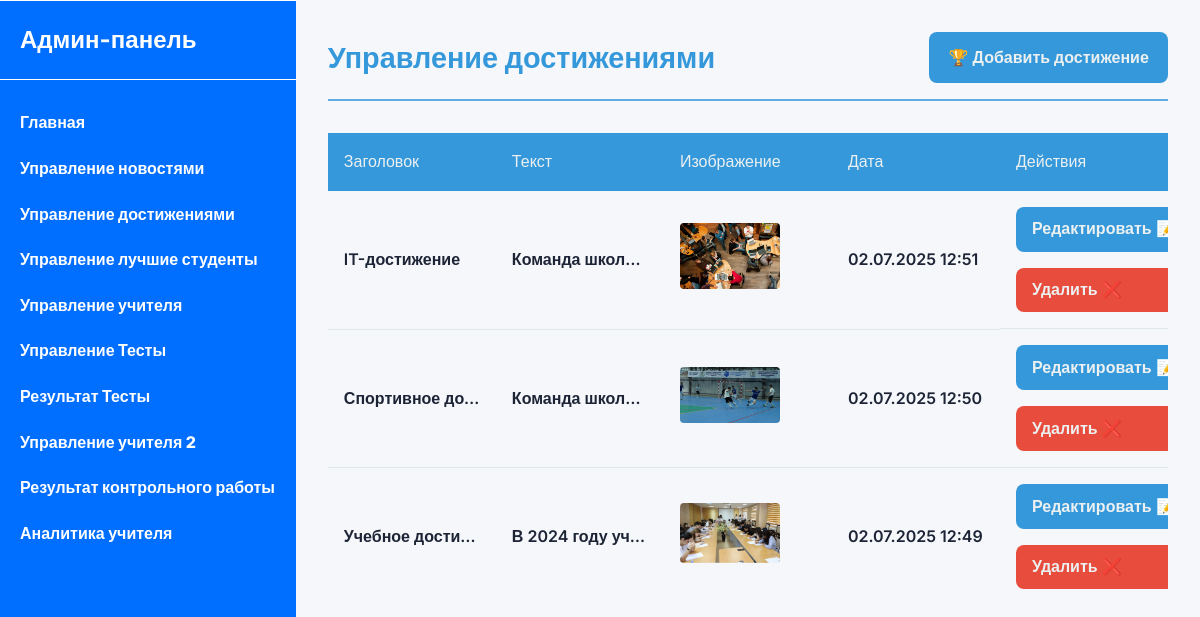
/admin/manage_achievements.php (signed in), run on the app's committed database.
### tables this page shows
CREATE TABLE `achievements` (
  `id` int NOT NULL,
  `title` varchar(255) NOT NULL,
  `description` text NOT NULL,
  `image` varchar(255) DEFAULT NULL,
  `created_at` timestamp NOT NULL DEFAULT CURRENT_TIMESTAMP
);

### admin/manage_achievements.php (the view, shortened to what this page needs)
<?php
require_once "../includes/db.php";
include("../includes/header-admin.php");
include("../includes/sidebar-admin.php");
$stmt = $pdo->query("SELECT * FROM achievements ORDER BY created_at DESC");
$achievements = $stmt->fetchAll();
?>
<section class="dos-admin">
    <div class="admin-head">
        <h2>Управление достижениями</h2>
        <a href="add_achievement.php">&#127942; Добавить достижение</a>
    </div>
    <table class="table">
        <tr>
            <th class="head">Заголовок</th>
            <th class="head">Текст</th>
            <th class="head">Изображение</th>
            <th class="head">Дата</th>
            <th class="head">Действия</th>
        </tr>
        <?php foreach ($achievements as $item): ?>
            <tr>
                <td><?= htmlspecialchars($item['title']) ?></td>
                <td><?= nl2br(htmlspecialchars($item['description'])) ?></td>
                <td>
                    <?php if (!empty($item['image'])): ?>
                        <img src="../public/<?= htmlspecialchars($item['image']) ?>" width="100">
                    <?php endif; ?>
                </td>
                <td><?= date("d.m.Y H:i", strtotime($item['created_at'])) ?></td>
                <td class="redo">
                    <a class="add" href="edit_achievement.php?id=<?= $item['id'] ?>">Редактировать &#128221;</a>
                    <a class="del" href="delete_achievement.php?id=<?= $item['id'] ?>" onclick="return confirm('Удалить достижение?');">Удалить &#10060;</a>
                </td>
            </tr>
        <?php endforeach; ?>
    </table>
</section>

### includes/header-admin.php (shortened to what this page needs)
<!DOCTYPE html>
<html lang="ru">
<head>
    <link rel="stylesheet" href="../public/css/styles.css">
    <link rel="stylesheet" href="../public/css/header.css">
    <link rel="stylesheet" href="../public/css/sidebar.css">
</head>
<body>

### includes/sidebar-admin.php (shortened to what this page needs)
<div class="sidebar">
    <h2>Админ-панель</h2>
    <ul class="side-item">
        <li><a href="dashboard.php">Главная</a></li>
        <li>
            <a href="manage_news.php">Управление новостями</a>
        </li>
        <li>
            <a href="manage_achievements.php">Управление достижениями</a>
        </li>
        <li>
            <a href="manage_students.php">Управление лучшие студенты</a>
        </li>
        <li>
            <a href="manage_teachers.php">Управление учителя</a>
        </li>
        <li>
            <a href="manage_tests.php">Управление Тесты</a>
        </li>
        <li>
            <a href="view_results.php">Результат Тесты</a>
        </li>
        <li>
            <a href="control_teachers.php">Управление учителя 2</a>
        </li>
        <li>
            <a href="control_analytics.php">Результат контрольного работы </a>
        </li>
        <li>
            <a href="control_analytics_teachers.php">Аналитика учителя   </a>
        </li>
    </ul>
</div>
</body>

### public/css/styles.css (style rules this page uses)
* { margin: 0px; padding: 0px; box-sizing: border-box; font-family: "Inter", sans-serif; }
body { position: relative; }
ul, ol, li { list-style: none; }
img { max-width: 100%; height: auto; display: inline-block; }
a { text-decoration: none; display: inline-block; }
body { font-size: clamp(8px, 2vw, 16px); min-width: 360px; }
h1, h2, h3, h4, h5, h6, button, a { font-family: "Inter", sans-serif; }

### public/css/header.css (style rules this page uses)
:root { --glass-white: rgba(255, 255, 255, 0.7); --glass-border: rgba(255, 255, 255, 0.18); --text-dark: #1c2436; --text-light: #ffffff; --shadow: 0 4px 30px rgba(0, 0, 0, 0.1); --transition: all 0.4s cubic-bezier(0.16, 1, 0.3, 1); --glass-blur: 12px; }
* { margin: 0; padding: 0; box-sizing: border-box; font-family: "Inter", system-ui, -apple-system, sans-serif; }
body { line-height: 1.6; color: var(--text-dark); background-color: #f5f7fa; background-image: radial-gradient( at 80% 0%, rgba(200, 200, 200, 0.1) 0px, transparent 50% ), radial-gradient(at 0% 50%, rgba(255, 255, 255, 0.1) 0px, transparent 50%); }

### public/css/sidebar.css (style rules this page uses)
* { margin: 0px; padding: 0px; box-sizing: border-box; font-family: "Inter", sans-serif; }
body { position: relative; display: flex; }
ul, ol, li { list-style: none; }
img { max-width: 100%; height: auto; display: inline-block; }
a { text-decoration: none; display: inline-block; }
h1, h2, h3, h4, h5, h6, button, a { font-family: "Inter", sans-serif; }
.sidebar { width: 400px; height: 100vh; background-color: rgb(0, 110, 255); color: white; border-top: 1px solid white; }
.sidebar > h2 { padding: 20px; border-bottom: 1px solid white; }
.side-item { display: grid; align-items: center; justify-content: start; margin-top: 30px; gap: 20px; padding: 0 20px; }
.side-item > li > a { color: white; font-weight: 800; }
:root { --primary: #3498db; --primary-light: #5dade2; --danger: #e74c3c; --danger-light: #f5b7b1; --success: #2ecc71; --warning: #f39c12; --text: #2c3e50; --text-light: #ecf0f1; --bg: #ffffff; --bg-secondary: #f5f7fa; --border: #dfe6e9; --shadow: 0 4px 6px rgba(0, 0, 0, 0.1); --radius: 8px; }
.dos-admin { padding: 2rem; width: 100%; background: var(--bg-secondary); min-height: calc(100vh - 60px); }
.admin-head { display: flex; justify-content: space-between; align-items: center; margin-bottom: 2rem; padding-bottom: 1rem; border-bottom: 2px solid var(--primary-light); }
.admin-head h2 { color: var(--primary); font-size: 1.8rem; margin: 0; font-weight: 700; }
.admin-head a { display: inline-flex; align-items: center; gap: 0.5rem; background: var(--primary); color: var(--text-light); padding: 0.8rem 1.2rem; border-radius: var(--radius); text-decoration: none; transition: background 0.3s; font-weight: 600; }
.table { width: 100%; border-collapse: collapse; table-layout: fixed; border-radius: 10px; }
.table th { background: var(--primary); color: var(--text-light); padding: 1rem; text-align: left; font-weight: 500; }
.table td { padding: 1rem; border-bottom: 1px solid var(--border); vertical-align: middle; font-weight: 600; overflow: hidden; text-overflow: ellipsis; white-space: nowrap; }
.table tr:last-child td { border-bottom: none; }
.table td img { width: 100px; height: auto; border-radius: 4px; }
.redo { display: grid; gap: 1rem; padding: 0.5rem; }
.add, .del { display: inline-flex; align-items: center; gap: 0.5rem; padding: 0.6rem 1rem; border-radius: var(--radius); font-weight: 600; cursor: pointer; transition: all 0.3s; border: none; }
.add { background: var(--primary); color: var(--text-light); }
.del { background: var(--danger); color: var(--text-light); }

### data on the page
achievements: title "IT-достижение", description "Команда школ…", image (picture), created_at "02.07.2025 12:51"
achievements: title "Спортивное до…", description "Команда школ…", image (picture), created_at "02.07.2025 12:50"
achievements: title "Учебное дости…", description "В 2024 году уч…", image (picture), created_at "02.07.2025 12:49"
